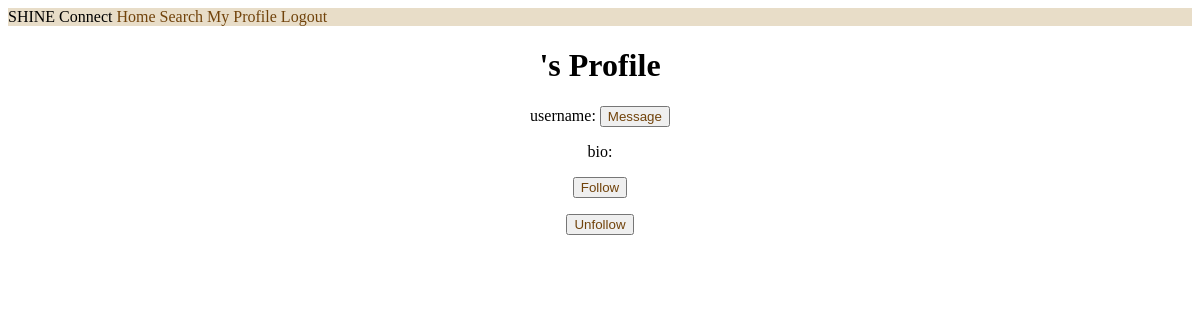
Before: /user/searchProfile/mm (signed in) with the older database file.
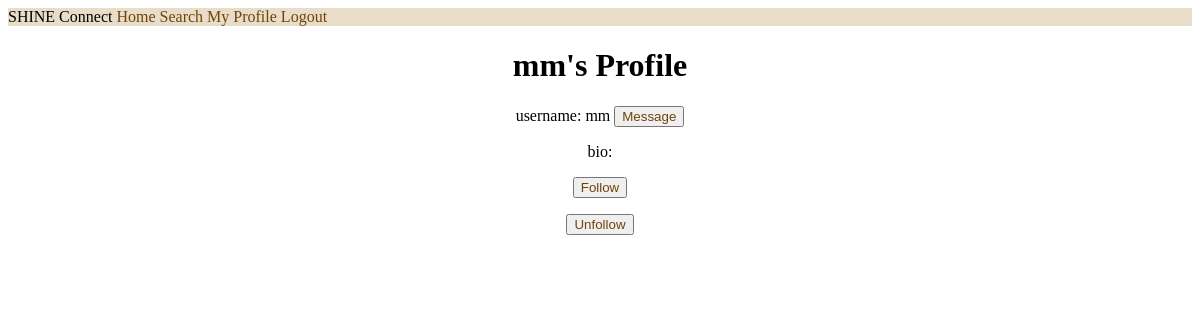
After: the same page with the newer database file.
### app/models.py (models this page shows, shortened)
class User(db.Model, UserMixin):
    id = db.Column(db.Integer, primary_key = True)
    username = db.Column(db.String(32), unique=True, nullable = False) #dont want username to be null, 32 characters max
    password = db.Column(db.String(32), nullable = False)
    email = db.Column(db.String(64)) #, unique=True, nullable = False)
    bio = db.Column(db.String(250))
    '''
    messages_sent = db.relationship('Message',
                                    foreign_keys='Message.sender_id',
                                    backref='author', lazy='dynamic')
    messages_received = db.relationship('Message',
                                        foreign_keys='Message.recipient_id',
                                        backref='recipient', lazy='dynamic')
    last_message_read_time = db.Column(db.DateTime)
    '''
    '''
    followers = db.Table('followers',
    db.Column('follower_id', db.Integer, db.ForeignKey('user.id')),
    db.Column('followed_id', db.Integer, db.ForeignKey('user.id')))

    followed = db.relationship(
        'User', secondary=followers,
        primaryjoin=(followers.c.follower_id == id),
        secondaryjoin=(followers.c.followed_id == id),
        backref=db.backref('followers', lazy='dynamic'), lazy='dynamic')
    '''
    '''
    def follow(self, user):
        if not self.is_following(user):
            self.followed.append(user)

    def unfollow(self, user):
        if self.is_following(user):
            self.followed.remove(user)
    '''

### app/routes.py (the view)
@myapp_obj.route('/user/searchProfile/<username>', methods=['POST', 'GET'])
@login_required
def searchProfile(username):
    user = User.query.filter_by(username=username).first()
    return render_template('searchProfile.html', username=user)

### app/models.py (called while the page is built)
@login.user_loader
def load_user(id):
    return User.query.get(int(id))

### app/templates/searchProfile.html (shortened to what this page needs)
{% extends "base.html" %}
{% block mycontent %}
<center>
    <h1>{{username.username}}'s Profile</h1>
    <p>
        username: {{username.username}}
        <button><a href="{{ url_for('message', username=current_user.username) }}">Message</a></button>
    </p>
    <p>
        bio: {{username.bio}}
    </p>
    <p>
        <button><a href="{{ url_for('follow', username=current_user.username) }}">Follow</a></button>
    </p>
    <p>
        <button><a href="{{ url_for('unfollow', username=current_user.username) }}">Unfollow</a></button>
    </p>
</center>
{% endblock %}

### app/templates/base.html (shortened to what this page needs)
<!DOCTYPE HTML>
<html>
     <head>
      <div>
        SHINE Connect
          {% if current_user.is_anonymous %}
          {% else %}
          <a href="{{ url_for('home', username=current_user.username) }}">Home</a>
          <a href="{{ url_for('search', username=current_user.username) }}">Search</a>
          <a href="{{ url_for('profile', username=current_user.username) }}">My Profile</a>
          <a href="{{ url_for('logout') }}">Logout</a>
          {% endif %}
      </div>
        {% block mycontent %}{% endblock %}
     </body>
</html>
<head>
</head>

### app/templates/base.html (style rules this page uses)
div { color: rgb(0, 0, 0); background-color: #e8ddc8; }
a:link { color: rgb(113, 67, 11); text-decoration: none; }

Changed rows visible on the page:
added User: username "mm"
